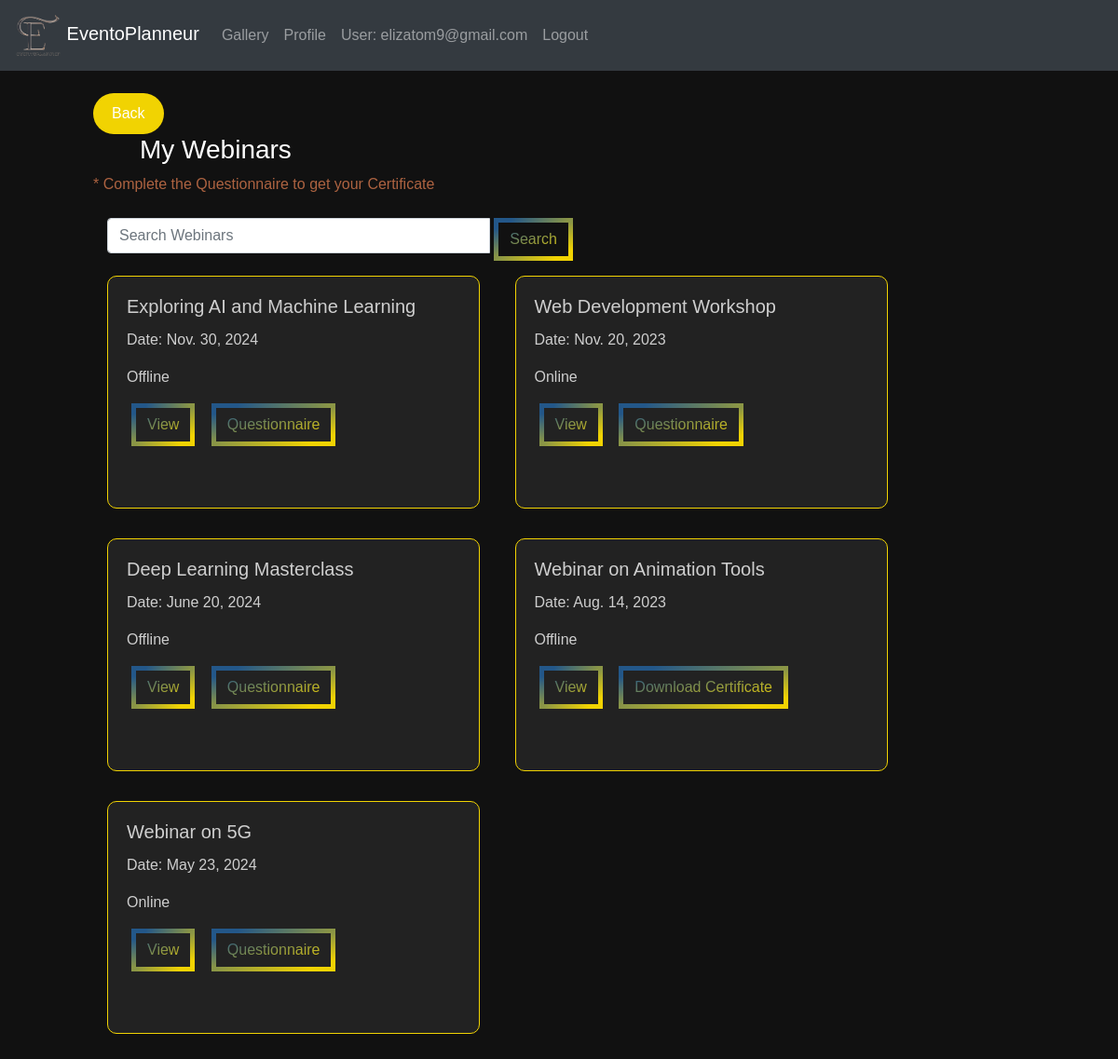
The page /past_webinars/ (signed in) on the database its author committed.
### eventapp/models.py (models this page shows, shortened)
class CustomUser(AbstractUser):
    username = None
    USERNAME_FIELD  = 'email'
    email = models.EmailField(unique=True)
    password = models.CharField(max_length=128)
    is_organizer = models.BooleanField(default=False)
    is_provider = models.BooleanField(default=False)
    is_attendee = models.BooleanField(default=False)
    is_verified = models.BooleanField(default=False)
    verification_token = models.CharField(max_length=100, blank=True, null=True)
    REQUIRED_FIELDS = []
    objects = CustomUserManager()

class WebinarRegistration(models.Model):
    certificate_status=models.IntegerField(default=0,null=True,blank=True)
    user = models.ForeignKey(Attendee, on_delete=models.CASCADE)
    webinar = models.ForeignKey(Webinar, on_delete=models.CASCADE)

class Webinar(models.Model):
    EVENT_TYPE_CHOICES = [
    ('Online', 'Online'),
    ('Offline', 'Offline'),
]
    id = models.AutoField(primary_key=True)
    title = models.CharField(max_length=100)
    event_type = models.CharField(max_length=10, choices=EVENT_TYPE_CHOICES, default='offline')
    description = models.TextField()
    date = models.DateField(default=None, blank=True, null=True)
    start_time = models.TimeField(blank=True, null=True)
    end_time = models.TimeField(blank=True, null=True)
    location = models.CharField(max_length=200, blank=True, null=True)
    poster = models.URLField(blank=True, null=True)
    organizer_name = models.CharField(max_length=100)
    deadline = models.DateField(default=None, blank=True, null=True)
    fee = models.DecimalField(max_digits=10, decimal_places=2, blank=True, null=True)
    speakers = models.ManyToManyField(Speaker, blank=True)
    org_user=models.ForeignKey(CustomUser, on_delete=models.CASCADE,null=True,blank=True)
    livestream = models.URLField(blank=True, null=True)
    phone_number = models.CharField(max_length=15)
    max_participants = models.PositiveIntegerField(null=True,default=50)
    status = models.IntegerField(default=1,null=True,blank=True)

### eventapp/views.py (the view)
# urls.py: path('past_webinars/', views.past_webinars, name='past_webinars'),
@login_required
def past_webinars(request):
    attendee = request.user
    current_date = timezone.now().date()
    user = Attendee.objects.get(email=attendee.email)
    upcoming_webinars = WebinarRegistration.objects.filter(user=user, webinar__date__lt=current_date)
    context = {
        'upcoming_webinars': upcoming_webinars
    }
    return render(request, 'past_webinars.html', context)

### templates/past_webinars.html (shortened to what this page needs)
{% load static %}
<!DOCTYPE html>
<html lang="en">
<head>
  <link rel="stylesheet" href="https://maxcdn.bootstrapcdn.com/bootstrap/4.5.2/css/bootstrap.min.css">
  <link rel="stylesheet"type="text/css" href="{% static 'css/webinar.css' %}">
</head>
<body>
  <nav class="navbar navbar-expand-md bg-dark navbar-dark">
    <div class="containers">
      <a class="navbar-brand" href="{% url 'eventapp:attendeehome' %}">
        <img src="{% static 'images/Eventoplanneur.png' %}" alt="Logo" width="50"> EventoPlanneur
      </a>
      <div class="collapse navbar-collapse" id="navbarCollapse">
        <ul class="navbar-nav ml-auto">
          <li class="nav-item"><a class="nav-link" href="{% url 'eventapp:gallery' %}">Gallery</a></li>
          <li class="nav-item"><a class="nav-link" href="{% url 'eventapp:attendee_profile' %}">Profile</a></li>
          <li class="nav-item">
            {% if user.is_authenticated %}
            <a class="nav-link" >User: {{ user.email }}</a>
            <li class="nav-item"><a href="{% url 'eventapp:logout' %}" class="nav-link">Logout</a></li>
            {% endif %}
          </li>
        </ul>
      </div>
    </div>
  </nav>
  <div style="margin-left:100px;margin-right:225px" ><br>
    <a class="btn2" onclick="goBack()" style="background-color: #F1D302; /* Yellow */
    border: none;
    color: white;
    padding: 10px 20px;
    text-align: center;
    text-decoration: none;
    display: inline-block;
    font-size: 16px;
    cursor: pointer;
    border-radius: 40px;">
    Back
</a>
    <h3 style="margin-left:50px;color:white">My Webinars</h3>
    <p>* Complete the Questionnaire to get your Certificate</p>
    <div class="container mx-auto mt-4" >
      <div class="row">
        <div class="col-md-12 mb-3">
          <form method="GET" action="{% url 'eventapp:events' %}">
              <div class="input-group">
                  <input type="text" class="form-control" name="search" placeholder="Search Webinars">
                  <div class="input-group-append">
                      <button class="btn btn-outline-secondary" type="submit"> Search</button>
                  </div>
              </div>
          </form>
      </div>
{% for registration in upcoming_webinars %}
<div class="col-md-6">
    <div class="card" style="width: 25rem;">
      <div class="card-body">
        <h5 class="card-title">{{ registration.webinar.title }}</h5>
        <p class="card-text">Date: {{ registration.webinar.date }}</p>
        <p class="card-text">{{ registration.webinar.event_type }}</p>
        <a class="btn mr-2" href="{% url 'view_webinar' registration.webinar.id %}">View</a>
        {% if registration.certificate_status == 1 %}
    <a class="btn mr-2" href="{% url 'generate_certificate' registration.webinar.id %}">Download Certificate</a>
    {% else %}
    <a class="btn mr-2" href="{% url 'response' registration.webinar.id %}">Questionnaire</a>
{% endif %}
      </div>
    </div>
</div>
{% endfor %}
      </div>
    </div>
  </div>
</body>
</html>

### static/css/webinar.css (style rules this page uses)
body { font-family: Arial, sans-serif; margin: 0; padding: 0; background-position: center; color: #ad6341; background-image: url("/static/images/bg.gif"); background-size: cover; }
.containers { display: flex; justify-content: space-between; text-align: right; }
.container { display: flex; justify-content: space-between; margin: 5px; }
button { font-family: Arial, Helvetica, sans-serif; font-weight: bold; color: white; background-color: #171717; padding: 1em 2em; border: none; border-radius: .6rem; position: relative; cursor: pointer; overflow: hidden; }
.card { width: 190px; border-radius: 10px; }

### templates/past_webinars.html (style rules this page uses)
:root { --gradient: linear-gradient(to left top, #F1D302 10%, #235789 90%) !important; }
body { background: #111 !important;; }
.input-group { width:500px; }
.card { background: #222; border: 1px solid #F1D302; color: rgba(250, 250, 250, 0.8); margin-bottom: 2rem; height:250px; }
.btn { margin-left:5px; border: 5px solid; border-image-slice: 1; background: var(--gradient) !important; -webkit-background-clip: text !important; -webkit-text-fill-color: transparent !important; border-image-source: var(--gradient) !important; text-decoration: none; transition: all .4s ease; }

### rows shown on the page
CustomUser: email "elizatom9@gmail.com"
WebinarRegistration: webinar "Exploring AI and Machine Learning", webinar "Nov. 30, 2024", webinar.event_type "Offline", certificate_status "Questionnaire"
WebinarRegistration: webinar "Web Development Workshop", webinar "Nov. 20, 2023", webinar.event_type "Online", certificate_status "Questionnaire"
WebinarRegistration: webinar "Deep Learning Masterclass", webinar "June 20, 2024", webinar.event_type "Offline", certificate_status "Questionnaire"
WebinarRegistration: webinar "Webinar on Animation Tools", webinar "Aug. 14, 2023", webinar.event_type "Offline", certificate_status "Download Certificate"
WebinarRegistration: webinar "Webinar on 5G", webinar "May 23, 2024", webinar.event_type "Online", certificate_status "Questionnaire"
